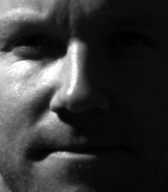
%> input picture dataset1/test/yaleB03_P00A+070E+45.pgm, 168 x 192 px; its folder holds only this picture in this run
$ octave preprocess.m   (GNU Octave 9; MATLAB toolbox functions it lacks are replaced by stand-ins)
%> lines starting %> are read from the running program, lines starting %| are printed output that depends on the picture; in (x1, y1, x2, y2) boxes, pixels count from 0 and x2, y2 are one past the last pixel; in counts of white or black regions, pixels touching at a corner belong together; the program's own positions count from 1
### old_files/DCT_normalization.m
% The function applies the DCT-based normalization algorithm to an image.
%
% PROTOTYPE
% Y=DCT_normalization(X,numb,normalize);
%
% USAGE EXAMPLE(S)
%
%     Example 1:
%       X=imread('sample_image.bmp');
%       Y=DCT_normalization(X);
%       figure,imshow(X);
%       figure,imshow((Y),[]);
%
%     Example 2:
%       X=imread('sample_image.bmp');
%       Y=DCT_normalization(X,40);
%       figure,imshow(X);
%       figure,imshow((Y),[]);
%
%     Example 3:
%       X=imread('sample_image.bmp');
%       Y=DCT_normalization(X,[], 0);
%       figure,imshow(X);
%       figure,imshow((Y),[]);
%
%     Example 4:
%       X=imread('sample_image.bmp');
%       Y=DCT_normalization(X,100, 0);
%       figure,imshow(X);
%       figure,imshow((Y),[]);
%
%
% GENERAL DESCRIPTION
% The function performs photometric normalization of the image X using the
% DCT-based normalization technique. The technique sets a predifend number
% of DCT coefficients to zero and hence removes some of the low-frequency
% information contained in the images. Since this low-frequency information
% is considered to be susceptible to illumination changes, the function
% performs some kind of normalization.
%
% The function is intended for use in face recognition experiments and the
% default parameters are set in such a way that a "good" normalization is
% achieved for images of size 128 x 128 pixels. Of course the term "good" is
% relative.
%
%
%
% REFERENCES
% This function is an implementation of the DCT-base photometric
% normalization technique proposed in:
%
% W. Chen, M.J. Er, and S. Wu, “Illumination Compensation and normalization
% for Robust Face Recognition Using Discrete Cosine Transform in
% Logarithmic Domain,” IEEE Transactions on Systems, Man and Cybernetics –
% part B, vol. 36, no. 2, pp. 458-466, April 2006.
%
%
%
% INPUTS:
% X                     - a grey-scale image of arbitrary size
% numb                  - a scalar value determining the number of DCT
%                         coefficients to set to zero, default "numb=50"
% normalize             - a parameter controlling the post-processing
%                         procedure:
%                            0 - no normalization
%                            1 - perform basic normalization (truncation
%                                of histograms ends and normalization to the
%                                8-bit interval) - default
%
%
% OUTPUTS:
% Y                     - a grey-scale image processed with the DCT-based
%                         normalization technique
%
%
% NOTES / COMMENTS
% This function applies the DCT-based normalization technique to the
% grey-scale image X.
%
% The function was tested with Matlab ver. 7.5.0.342 (R2007b) and Matlab
% ver. 7.11.0.584 (R2010b).
%
%
% RELATED FUNCTIONS (SEE ALSO)
% histtruncate  - a function provided by Peter Kovesi
% normalize8    - auxilary function
%
% ABOUT
% Created:        24.8.2009
% Last Update:    11.10.2011
% Revision:       2.0
%
%
% WHEN PUBLISHING A PAPER AS A RESULT OF RESEARCH CONDUCTED BY USING THIS CODE
% OR ANY PART OF IT, MAKE A REFERENCE TO THE FOLLOWING PUBLICATIONS:
%
% 1. Štruc V., Pavešiæ, N.:Photometric normalization techniques for illumination
% invariance, in: Y.J. Zhang (Ed), Advances in Face Image Analysis: Techniques
% and Technologies, IGI Global, pp. 279-300, 2011.
% (BibTex available from: http://luks.fe.uni-lj.si/sl/osebje/vitomir/pub/IGI.bib)
%
% 2. Štruc, V., Pavešiæ, N.: Gabor-based kernel-partial-least-squares
% discrimination features for face recognition, Informatica (Vilnius),
% vol. 20, no. 1, pp. 115-138, 2009.
% (BibTex available from: http://luks.fe.uni-lj.si/sl/osebje/vitomir/pub/InforVI.bib)
%
%
% Official website:
% If you have down-loaded the toolbox from any other location than the
% official website, plese check the following link to make sure that you
% have the most recent version:
%
% http://luks.fe.uni-lj.si/sl/osebje/vitomir/face_tools/INFace/index.html
%
%
% Copyright (c) 2011 Vitomir Štruc
% Faculty of Electrical Engineering,
% University of Ljubljana, Slovenia
% http://luks.fe.uni-lj.si/en/staff/vitomir/index.html
%
% Permission is hereby granted, free of charge, to any person obtaining a copy
% of this software and associated documentation files, to deal
% in the Software without restriction, subject to the following conditions:
%
% The above copyright notice and this permission notice shall be included in
% all copies or substantial portions of the Software.
%
% The Software is provided "as is", without warranty of any kind.
%
% October 2011
function Y=DCT_normalization(X,numb, normalize);

%% Parameter checking
Y=[];%dummy
if nargin == 1
    numb = 50;
    normalize = 1;
elseif nargin == 2
    if isempty(numb)
        numb = 50;
    end
    normalize = 1;
elseif nargin == 3
    if isempty(numb)
        numb = 50;
    end

    if ~(normalize==1 || normalize==0)
        disp('Error: The third parameter can only be 0 or 1.');
        return;
     end
elseif nargin > 3
    disp('Eror: Wrong number of input parameters.')
    return;
end

[a,b]=size(X);
if numb > a*b
    disp('Error! The number of DCT coeffcients to discard cannot be larger than the numbr of pixels in the image.')
    return;
end


%% Init. operations
X=normalize8(X);
[a,b]=size(X);
M=a;
N=b;
coors = do_zigzag(X);


%% Transform to logarithm and frequency domains
X=log(X+1);
X=normalize8(X);
means= mean(X(:))+10; %we chose a mean near the true mean (the value +10 can be changed)
Dc = dct2(X);

%% apply the normalization
c_11=log(means)*sqrt(M*N);
Dc(1,1)=c_11;
for i=2:numb+1
    ky = coors(1,i);
    kx = coors(2,i);
    Dc(ky,kx) = 0;
end
Y=(idct2(Dc));


%% Do some post-processing (or not)
if normalize ~=0
    Y=normalize8(histtruncate(normalize8(Y),0.2,0.2));
end


%% This function produces the zigzag coordinates
function output = do_zigzag(X);

%init operations
h = 1;
v = 1;
vmin = 1;
hmin = 1;
vmax = size(X, 1);
hmax = size(X, 2);
i = 1;
output = zeros(2, vmax * hmax);


%do the zigzag
while ((v <= vmax) & (h <= hmax))
    if (mod(h + v, 2) == 0)
        if (v == vmin)
            output(:,i) = [v;h];
            if (h == hmax)
	      v = v + 1;
	    else
              h = h + 1;
            end;
            i = i + 1;
        elseif ((h == hmax) & (v < vmax))
            output(:,i) = [v;h];
            v = v + 1;
            i = i + 1;
        elseif ((v > vmin) & (h < hmax))
            output(:,i) = [v;h];
            v = v - 1;
            h = h + 1;
            i = i + 1;
        end
    else
       if ((v == vmax) & (h <= hmax))
            output(:,i) = [v;h];
            h = h + 1;
            i = i + 1;
       elseif (h == hmin)
            output(:,i) = [v;h];
            if (v == vmax)
	      h = h + 1;
	    else
              v = v + 1;
            end;
            i = i + 1;
       elseif ((v < vmax) & (h > hmin))
            output(:,i) = [v;h];
            v = v + 1;
            h = h - 1;
            i = i + 1;
       end
    end
    if ((v == vmax) & (h == hmax))
        output(:,i) = [v;h];
        break
    end

end

### old_files/normalize8.m
% The function adjusts the dynamic range of the grey scale image to the interval [0,255] or [0,1]
%
% PROTOTYPE
%       Y=normalize8(X,mode);
%
% USAGE EXAMPLE(S)
%
%     Example 1:
%       X=imread('sample_image.bmp');
%       Y=normalize8(X);
%       figure,imshow(X);
%       figure,imshow(uint8(Y));
%
%     Example 2:
%       X=imread('sample_image.bmp');
%       Y=normalize8(X,1);
%       figure,imshow(X);
%       figure,imshow(uint8(Y));
%
%     Example 3:
%       X=imread('sample_image.bmp');
%       Y=normalize8(X,0);
%       figure,imshow(X);
%       figure,imshow((Y),[]);
%
%
% INPUTS:
% X                     - a grey-scale image of arbitrary size
% mode                  - the parameter indicates the range of the target
%                         interval, if "mode=1", the output is mapped to [0,
%                         255], if "mode=0" the output is mapped to [0,1]
%
% OUTPUTS:
% Y                     - a grey-scale image with its dynamic range
%                         adjusted to span the entire 8-bit interval, i.e.,
%                         the intensity values lie in the range [0 255], or
%                         the interval [0,1]
%
% NOTES / COMMENTS
% This function is needed by a few other function actually performing
% photometric normalization. It remapps the intensity values of the images
% from its original span to the interval [0, 255] or [0,1] depending on the
% value of the input parameter "mode". If the parameter mode is not
% provided it is assumed that the target interval equals [0,255].
%
% The function was tested with Matlab ver. 7.5.0.342 (R2007b) and Matlab
% ver. 7.11.0.584 (R2010b).
%
%
% RELATED FUNCTIONS (SEE ALSO)
% histtruncate  - a function provided by Peter Kovesi
% adjust_range  - auxilary function
%
% ABOUT
% Created:        19.8.2009
% Last Update:    26.9.2011
% Revision:       2.0
%
%
% WHEN PUBLISHING A PAPER AS A RESULT OF RESEARCH CONDUCTED BY USING THIS CODE
% OR ANY PART OF IT, MAKE A REFERENCE TO THE FOLLOWING PUBLICATIONS:
%
% 1. Štruc V., Pavešiæ, N.:Photometric normalization techniques for illumination
% invariance, in: Y.J. Zhang (Ed), Advances in Face Image Analysis: Techniques
% and Technologies, IGI Global, pp. 279-300, 2011.
% (BibTex available from: http://luks.fe.uni-lj.si/sl/osebje/vitomir/pub/IGI.bib)
%
% 2. Štruc, V., Pavešiæ, N.: Gabor-based kernel-partial-least-squares
% discrimination features for face recognition, Informatica (Vilnius),
% vol. 20, no. 1, pp. 115-138, 2009.
% (BibTex available from: http://luks.fe.uni-lj.si/sl/osebje/vitomir/pub/InforVI.bib)
%
%
% Official website:
% If you have down-loaded the toolbox from any other location than the
% official website, plese check the following link to make sure that you
% have the most recent version:
%
% http://luks.fe.uni-lj.si/sl/osebje/vitomir/face_tools/INFace/index.html
%
%
% Copyright (c) 2011 Vitomir Štruc
% Faculty of Electrical Engineering,
% University of Ljubljana, Slovenia
% http://luks.fe.uni-lj.si/en/staff/vitomir/index.html
%
% Permission is hereby granted, free of charge, to any person obtaining a copy
% of this software and associated documentation files, to deal
% in the Software without restriction, subject to the following conditions:
%
% The above copyright notice and this permission notice shall be included in
% all copies or substantial portions of the Software.
%
% The Software is provided "as is", without warranty of any kind.
%
% October 2011

function Y=normalize8(X,mode);

%% default return value
Y=[];

%% Parameter check
if nargin==1
    mode = 1;
end

%% Init. operations
X=double(X);
[a,b]=size(X);

%% Adjust the dynamic range to the 8-bit interval
max_v_x = max(max(X));
min_v_x = min(min(X));

if mode == 1
    Y=ceil(((X - min_v_x*ones(a,b))./(max_v_x*(ones(a,b))-min_v_x*(ones(a,b))))*255);
elseif mode == 0
    Y=(((X - min_v_x*ones(a,b))./(max_v_x*(ones(a,b))-min_v_x*(ones(a,b)))));
else
    disp('Error: Wrong value of parameter "mode". Please provide either 0 or 1.')
end


### old_files/preprocess.m
clear;
input_dir = 'dataset1/test/';
output_dir = 'dataset1/test/processed/';
image_dims = [192, 168];

filenames = dir(fullfile(input_dir, '*.pgm'));
num_images = numel(filenames);

for n = 1:num_images
    filename = fullfile(input_dir, filenames(n).name);
    img = DCT_normalization(imread(filename));
%> in normalize8, `max_v_x = max(max(X));`: max_v_x = 255
%> in normalize8, `min_v_x = min(min(X));`: min_v_x = 0
%> in DCT_normalization, `X=log(X+1);`:
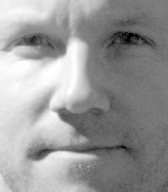
%> X: size 192x168 double; min 0, max 5.55, mean 3.33; drawn with min black and max white
%> in DCT_normalization, `means= mean(X(:))+10;`: means = 163.8
%> in DCT_normalization, `Dc = dct2(X);`:
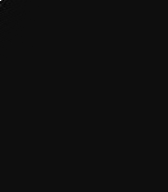
%> Dc: size 192x168 double; min -1649.7, max 27626.2, mean 1.2; drawn with min black and max white
%> in DCT_normalization, `c_11=log(means)*sqrt(M*N);`: c_11 = 915.7
%> in DCT_normalization, `Dc(1,1)=c_11;`: Dc: size 192x168 double; under 0.01% of pixels changed, all inside (x1, y1, x2, y2) = (0, 0, 1, 1)
%> the loop in DCT_normalization, `for i=2:numb+1` made 50 passes
%> (ky, kx) on passes 1 to 12: (1, 2), (2, 1), (3, 1), (2, 2), (1, 3), (1, 4), (2, 3), (3, 2), (4, 1), (5, 1), (4, 2), (3, 3)
%> after the loop in DCT_normalization, `for i=2:numb+1`:
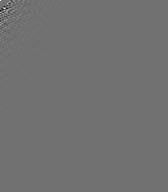
%> Dc: size 192x168 double; min -762.5, max 955.3, mean 0; drawn with min black and max white
%> in DCT_normalization, `Y=(idct2(Dc));`:
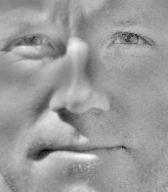
%> Y: size 192x168 double; min -127.9, max 90.28, mean 5.1; drawn with min black and max white
%> the run ends on the next line

$ run again, on dataset1/test/yaleB10_P00A+035E+65.pgm
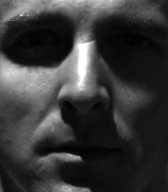
%> input picture dataset1/test/yaleB10_P00A+035E+65.pgm, 168 x 192 px
%> max_v_x = 255
%> min_v_x = 1
%> means = 177
%> c_11 = 929.7
%> the loop in DCT_normalization, `for i=2:numb+1` made 50 passes
%> (ky, kx) on passes 1 to 8: (1, 2), (2, 1), (3, 1), (2, 2), (1, 3), (1, 4), (2, 3), (3, 2)
%> after the loop in DCT_normalization, `for i=2:numb+1`:
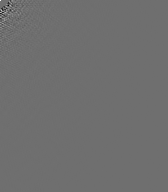
%> Dc: size 192x168 double; min -720.6, max 929.7, mean -0.1; drawn with min black and max white
%> in DCT_normalization, `Y=(idct2(Dc));`:
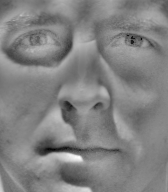
%> Y: size 192x168 double; min -108.6, max 114.3, mean 5.2; drawn with min black and max white

$ run again, on dataset1/test/yaleB20_P00A+085E+20.pgm
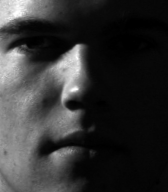
%> input picture dataset1/test/yaleB20_P00A+085E+20.pgm, 168 x 192 px
%> max_v_x = 255
%> min_v_x = 0
%> means = 149.7
%> c_11 = 899.6
%> the loop in DCT_normalization, `for i=2:numb+1` made 50 passes
%> (ky, kx) on passes 1 to 8: (1, 2), (2, 1), (3, 1), (2, 2), (1, 3), (1, 4), (2, 3), (3, 2)
%> after the loop in DCT_normalization, `for i=2:numb+1`:
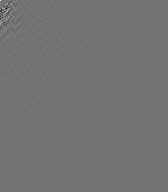
%> Dc: size 192x168 double; min -743.7, max 899.6, mean -0.1; drawn with min black and max white
%> in DCT_normalization, `Y=(idct2(Dc));`:
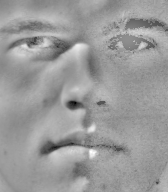
%> Y: size 192x168 double; min -149.3, max 104.9, mean 5; drawn with min black and max white

$ run again, on dataset1/test/yaleB04_P00A+025E+00.pgm
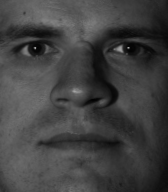
%> input picture dataset1/test/yaleB04_P00A+025E+00.pgm, 168 x 192 px
%> max_v_x = 164
%> min_v_x = 1
%> means = 218.7
%> c_11 = 967.6
%> in DCT_normalization, `Dc(1,1)=c_11;`:
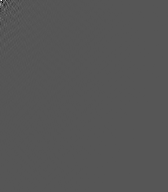
%> Dc: size 192x168 double; min -1165, max 2282.4, mean 0.1; drawn with min black and max white
%> the loop in DCT_normalization, `for i=2:numb+1` made 50 passes
%> (ky, kx) on passes 1 to 8: (1, 2), (2, 1), (3, 1), (2, 2), (1, 3), (1, 4), (2, 3), (3, 2)
%> in DCT_normalization, `Y=(idct2(Dc));`:
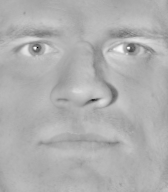
%> Y: size 192x168 double; min -174.5, max 85.9, mean 5.4; drawn with min black and max white
